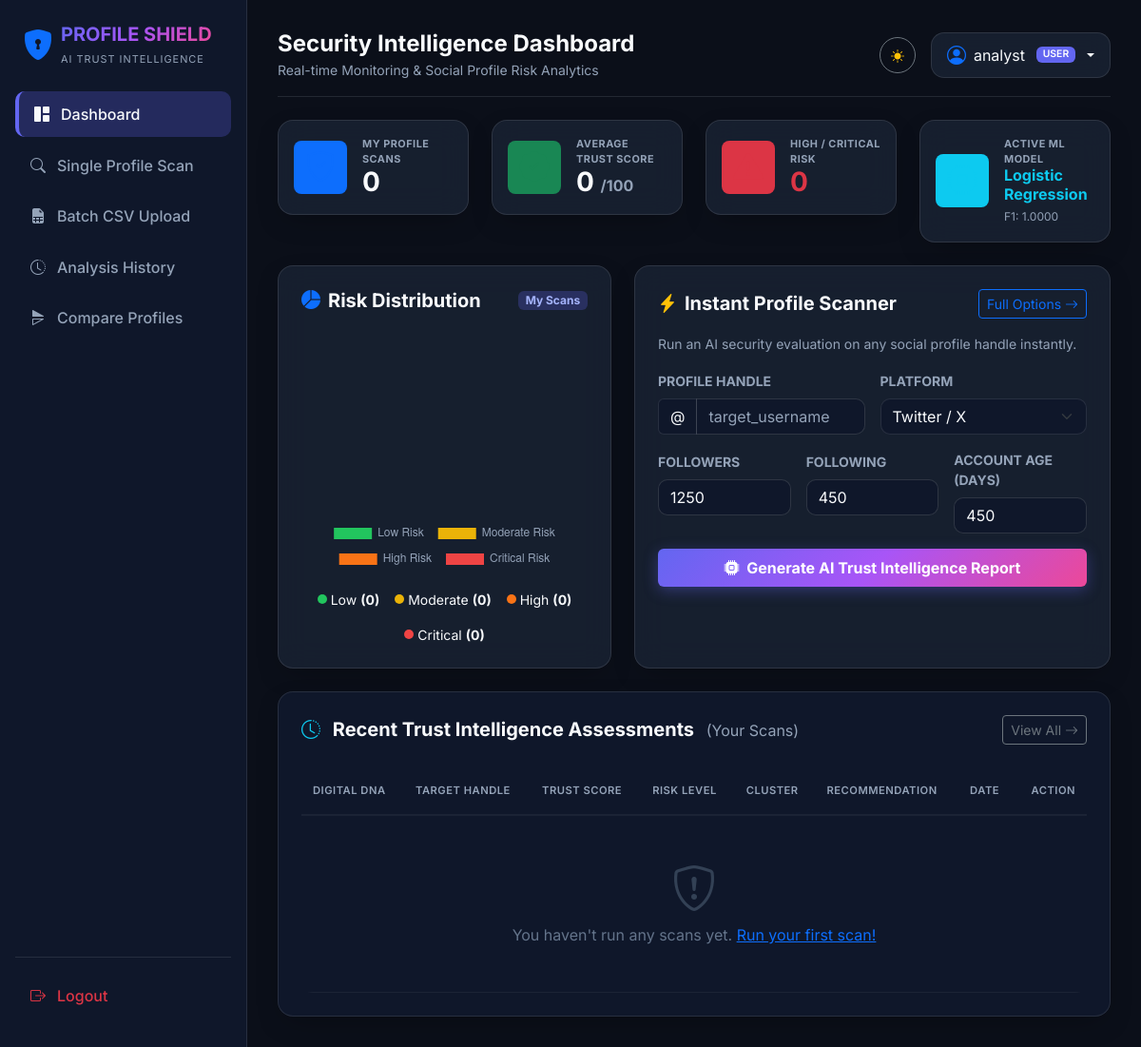
Before: /dashboard (signed in) with the older database file.
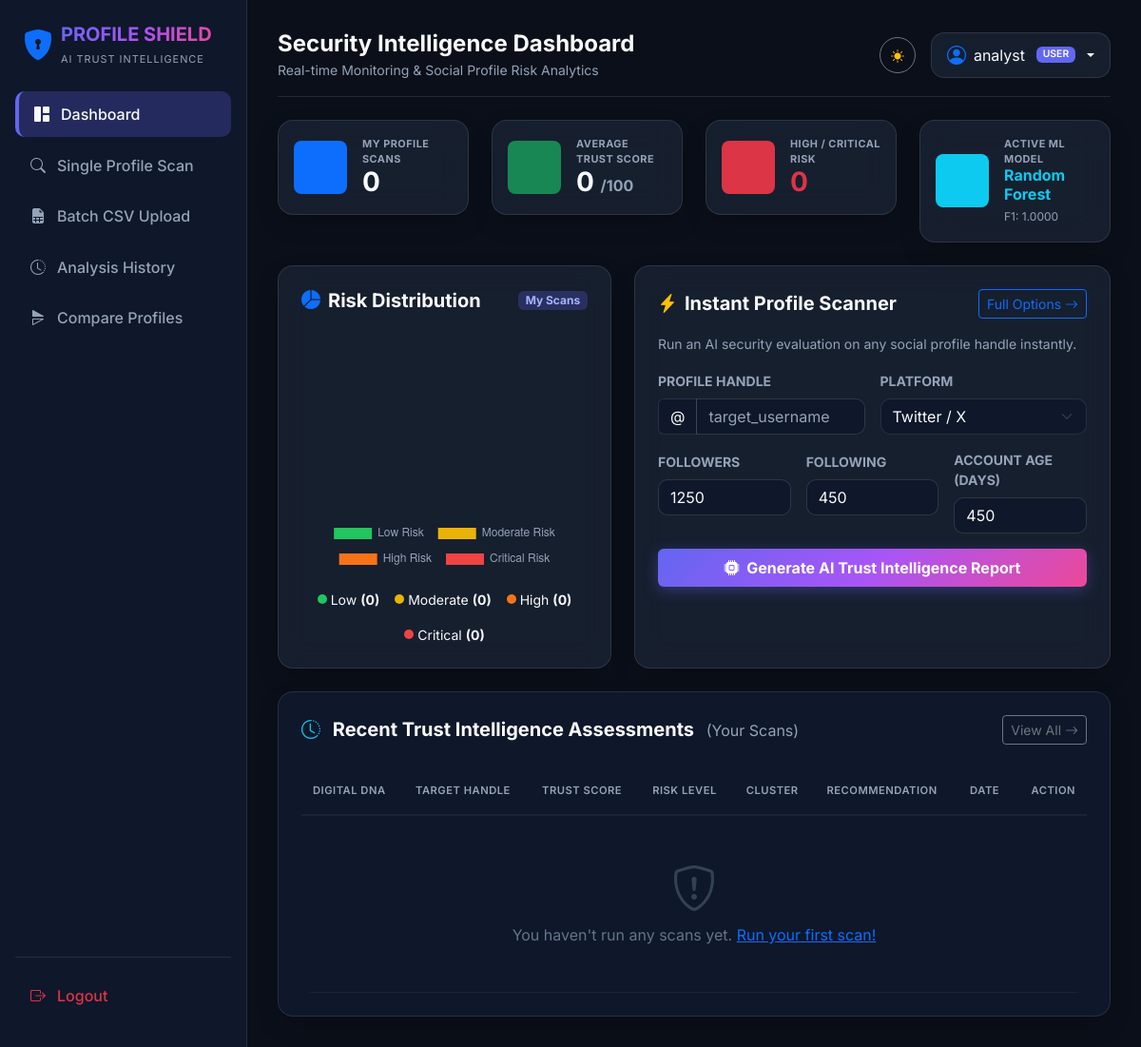
After: the same page with the newer database file.
### app/models/ml_model.py (models this page shows, shortened)
class MLModelRegistry(db.Model):
    __tablename__ = 'ml_models'
    id = db.Column(db.Integer, primary_key=True)
    model_name = db.Column(db.String(100), nullable=False) # e.g. XGBoost, Random Forest, Logistic Regression, SVM
    algorithm_key = db.Column(db.String(50), nullable=True) # e.g. random_forest, gradient_boosting, logistic_regression, xgboost
    version = db.Column(db.String(50), nullable=False)
    filepath = db.Column(db.String(500), nullable=False)
    is_active = db.Column(db.Boolean, default=False)
    accuracy = db.Column(db.Float, default=0.0)
    precision = db.Column(db.Float, default=0.0)
    recall = db.Column(db.Float, default=0.0)
    f1_score = db.Column(db.Float, default=0.0)
    roc_auc = db.Column(db.Float, default=0.0)
    confusion_matrix_json = db.Column(db.Text, nullable=True) # 2x2 matrix
    all_models_comparison_json = db.Column(db.Text, nullable=True) # Benchmarks for RF, XGB, LR, SVM
    created_at = db.Column(db.DateTime, default=datetime.utcnow)
    @property
    def confusion_matrix(self):
        return json.loads(self.confusion_matrix_json) if self.confusion_matrix_json else []
    @property
    def all_models_comparison(self):
        return json.loads(self.all_models_comparison_json) if self.all_models_comparison_json else {}

### app/routes/dashboard.py (the view)
@dashboard_bp.route('/')
@dashboard_bp.route('/dashboard')
@login_required
def index():
    if current_user.is_admin():
        total_analyses = ProfileAnalysis.query.count()
        recent_analyses = (
            ProfileAnalysis.query
            .order_by(ProfileAnalysis.created_at.desc())
            .limit(8).all()
        )
        low_risk      = ProfileAnalysis.query.filter_by(risk_level='Low').count()
        moderate_risk = ProfileAnalysis.query.filter_by(risk_level='Moderate').count()
        high_risk     = ProfileAnalysis.query.filter_by(risk_level='High').count()
        critical_risk = ProfileAnalysis.query.filter_by(risk_level='Critical').count()
        all_scores    = [a.trust_score for a in ProfileAnalysis.query.all()]
        total_users   = User.query.count()
    else:
        user_q = ProfileAnalysis.query.filter_by(user_id=current_user.id)
        total_analyses = user_q.count()
        recent_analyses = (
            user_q.order_by(ProfileAnalysis.created_at.desc()).limit(8).all()
        )
        low_risk      = user_q.filter_by(risk_level='Low').count()
        moderate_risk = user_q.filter_by(risk_level='Moderate').count()
        high_risk     = user_q.filter_by(risk_level='High').count()
        critical_risk = user_q.filter_by(risk_level='Critical').count()
        all_scores  = [a.trust_score for a in user_q.all()]
        total_users = None   # not shown to regular users
    avg_trust_score = (
        round(sum(all_scores) / len(all_scores), 1) if all_scores else 0.0
    )
    active_model = MLModelRegistry.query.filter_by(is_active=True).order_by(MLModelRegistry.created_at.desc()).first()
    return render_template(
        'dashboard/index.html',
        total_analyses=total_analyses,
        recent_analyses=recent_analyses,
        low_risk=low_risk,
        moderate_risk=moderate_risk,
        high_risk=high_risk,
        critical_risk=critical_risk,
        avg_trust_score=avg_trust_score,
        active_model=active_model,
        total_users=total_users,
    )

### app/models/user.py (called while the page is built)
    def is_admin(self) -> bool:
        return self.role.lower() == 'admin'

### app/templates/dashboard/index.html (shortened to what the changed rows need)
{% extends "base.html" %}
{% block content %}
<div class="row g-4 mb-4">
    <div class="col-xl-3 col-sm-6">
        <div class="kpi-card glass-panel p-3 d-flex align-items-center gap-3">
            <div>
                <small class="text-muted fw-bold d-block text-uppercase kpi-label">
                    {% if current_user.is_admin() %}Total Users{% else %}Active ML Model{% endif %}
                </small>
                {% if current_user.is_admin() %}
                    <h3 class="fw-bold mb-0 text-info animate-counter" data-target="{{ total_users or 0 }}">0</h3>
                {% else %}
                    <h6 class="fw-bold mb-0 text-info">{{ active_model.model_name if active_model else 'XGBoost Baseline' }}</h6>
                    <small class="text-muted" style="font-size:0.75rem;">
                        F1: {{ "%.4f"|format(active_model.f1_score) if active_model else "0.9650" }}
                    </small>
                {% endif %}
            </div>
        </div>
    </div>
</div>
<div class="glass-panel p-4" style="background:#0f172a !important;">
    <div class="table-responsive">
        <table class="table table-hover align-middle mb-0" style="--bs-table-color:#f8fafc;">
            <thead>
                <tr style="border-bottom:1px solid rgba(255,255,255,0.08);">
                    <th style="color:#94a3b8;font-size:0.7rem;letter-spacing:.5px;">DIGITAL DNA</th>
                    <th style="color:#94a3b8;font-size:0.7rem;letter-spacing:.5px;">TARGET HANDLE</th>
                    <th style="color:#94a3b8;font-size:0.7rem;letter-spacing:.5px;">TRUST SCORE</th>
                    <th style="color:#94a3b8;font-size:0.7rem;letter-spacing:.5px;">RISK LEVEL</th>
                    <th style="color:#94a3b8;font-size:0.7rem;letter-spacing:.5px;">CLUSTER</th>
                    <th style="color:#94a3b8;font-size:0.7rem;letter-spacing:.5px;">RECOMMENDATION</th>
                    <th style="color:#94a3b8;font-size:0.7rem;letter-spacing:.5px;">DATE</th>
                    <th style="color:#94a3b8;font-size:0.7rem;letter-spacing:.5px;" class="text-end">ACTION</th>
                </tr>
            </thead>
        </table>
    </div>
</div>
{% endblock %}

Changed rows visible on the page:
no longer on this page (row edited): MLModelRegistry: model_name "Logistic Regression", f1_score "1.0000"
added MLModelRegistry: model_name "Random Forest", f1_score "1.0000"
